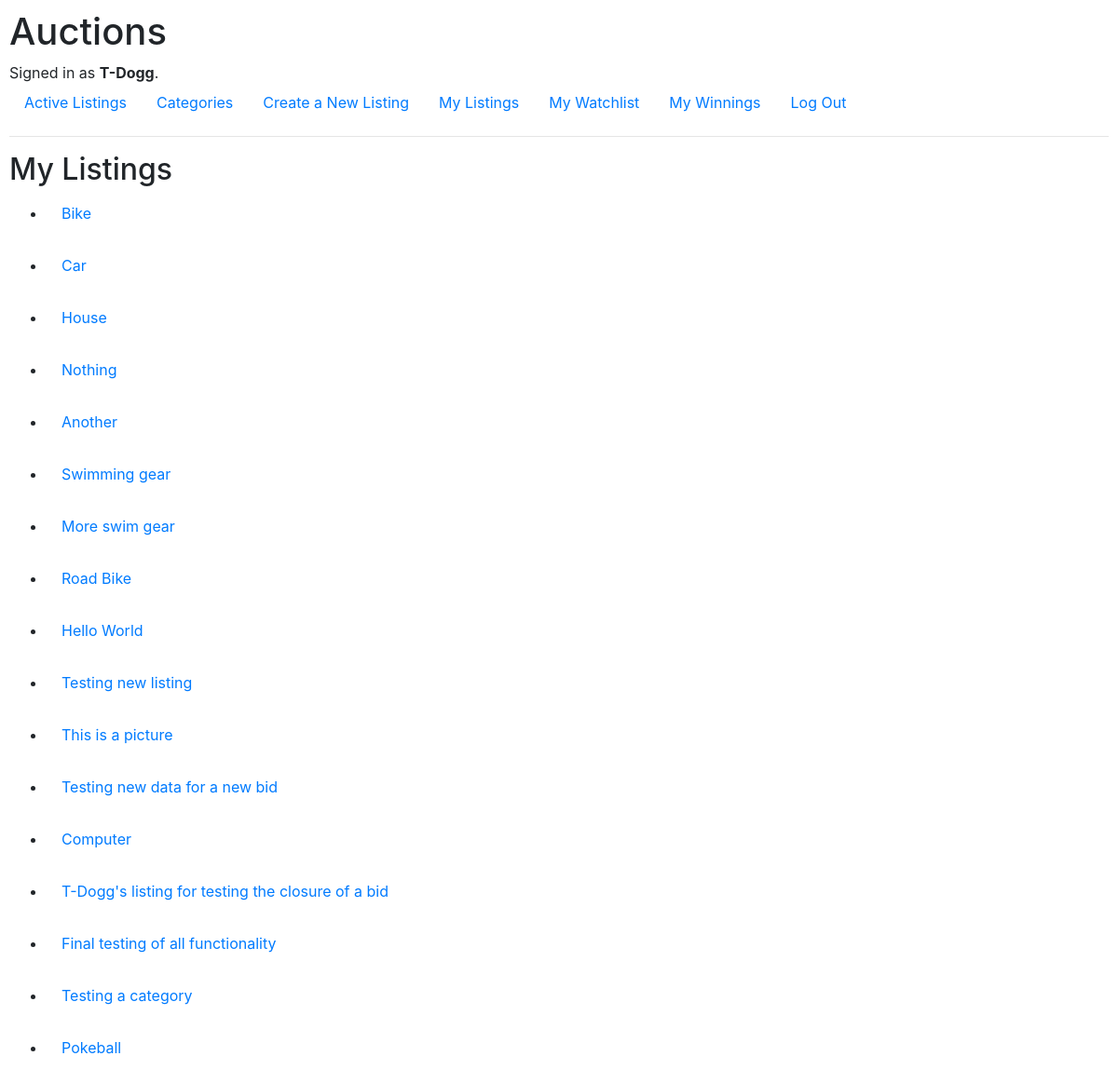
Screenshot of /my_listings (signed in) with the database file from the repository.
### auctions/models.py (models this page shows, shortened)
class User(AbstractUser):
    pass

class AuctionListing(models.Model):
    name = models.CharField(max_length=128, blank=False)  # Name of the listing is a CharField, max length allowed 128 characters
    description = models.TextField(blank=False)  # Item description is a text field with undefined length for now
    price = models.DecimalField(max_digits=8, decimal_places=2, blank=False)  # Starting bid with 2dp, up to 1 Million
    current_highest_bidder = models.ForeignKey(settings.AUTH_USER_MODEL, on_delete=models.CASCADE, null=True, related_name="current_highest_bidder") # For storing the user who has the highest bid currently
    image_link = models.URLField(blank=True)  # Optional field for image link URL
    category = models.CharField(max_length=128, blank=True, null=True)  # Category will be its own class so that admin users can add mroe categories if needed
    user = models.ForeignKey(settings.AUTH_USER_MODEL, on_delete=models.CASCADE, default=1) # The user who creates and owns this listing
    active = models.BooleanField(default=True) # Boolean field to show if this listing is active or not
    winner = models.ForeignKey(settings.AUTH_USER_MODEL, on_delete=models.CASCADE, blank=True, null=True, related_name="winner") # For storing who wins the auction once it closes

### auctions/views.py (the view)
# urls.py: path("my_listings", views.my_listings, name="my_listings")
def my_listings(request):
    if AuctionListing.objects.filter(user=request.user).exists():
        return render(request, "auctions/my_listings.html", {
            "my_listings": AuctionListing.objects.filter(user=request.user)
        })
    return render(request, "auctions/my_listings.html", {
        "my_listings": None
    })

### auctions/templates/auctions/my_listings.html
{% extends "auctions/layout.html" %}
{% block body %}
    <h2>My Listings</h2>
    {% if not my_listings %}
        You have not created any listings.
    {% else %}
        {% for listing in my_listings %}
            <ul>
                <li class="nav-item">
                        <a class="nav-link" href="{% url 'listing' listing.pk %}">{{ listing.name }}</a>
                </li>
            </ul>
        {% endfor %}
    {% endif %}
{% endblock %}

### auctions/templates/auctions/layout.html (shortened to what this page needs)
{% load static %}
<!DOCTYPE html>
<html lang="en">
    <head>
        <link rel="stylesheet" href="https://stackpath.bootstrapcdn.com/bootstrap/4.4.1/css/bootstrap.min.css">
        <link href="{% static 'auctions/styles.css' %}" rel="stylesheet">
    </head>
    <body>
        <h1>Auctions</h1>
        <div>
            {% if user.is_authenticated %}
                Signed in as <strong>{{ user.username }}</strong>.
            {% else %}
                Not signed in.
            {% endif %}
        </div>
        <ul class="nav">
            <li class="nav-item">
                <a class="nav-link" href="{% url 'index' %}">Active Listings</a>
            </li>
            <li class="nav-item">
                <a class="nav-link" href="{% url 'categories' %}">Categories</a>
            </li>
            {% if user.is_authenticated %}
                <li class="nav-item">
                    <a class="nav-link" href="{% url 'create' %}">Create a New Listing</a>
                </li>
                <li class="nav-item">
                    <a class="nav-link" href="{% url 'my_listings' %}">My Listings</a>
                </li>
                <li class="nav-item">
                    <a class="nav-link" href="{% url 'watchlist' %}">My Watchlist</a>
                </li>
                <li class="nav-item">
                    <a class="nav-link" href="{% url 'winnings' %}">My Winnings</a>
                </li>
                <li class="nav-item">
                    <a class="nav-link" href="{% url 'logout' %}">Log Out</a>
                </li>
            {% endif %}
        </ul>
        <hr>
        {% block body %}
        {% endblock %}
    </body>
</html>

### auctions/static/auctions/styles.css (style rules this page uses)
body { padding: 10px; }

### rows the page displays
User: username "T-Dogg"
AuctionListing: name "Bike"
AuctionListing: name "Car"
AuctionListing: name "House"
AuctionListing: name "Nothing"
AuctionListing: name "Another"
AuctionListing: name "Swimming gear"
AuctionListing: name "More swim gear"
AuctionListing: name "Road Bike"
AuctionListing: name "Hello World"
AuctionListing: name "Testing new listing"
AuctionListing: name "This is a picture"
AuctionListing: name "Testing new data for a new bid"
AuctionListing: name "Computer"
AuctionListing: name "T-Dogg's listing for testing the closure of a bid"
AuctionListing: name "Final testing of all functionality"
AuctionListing: name "Testing a category"
AuctionListing: name "Pokeball"
